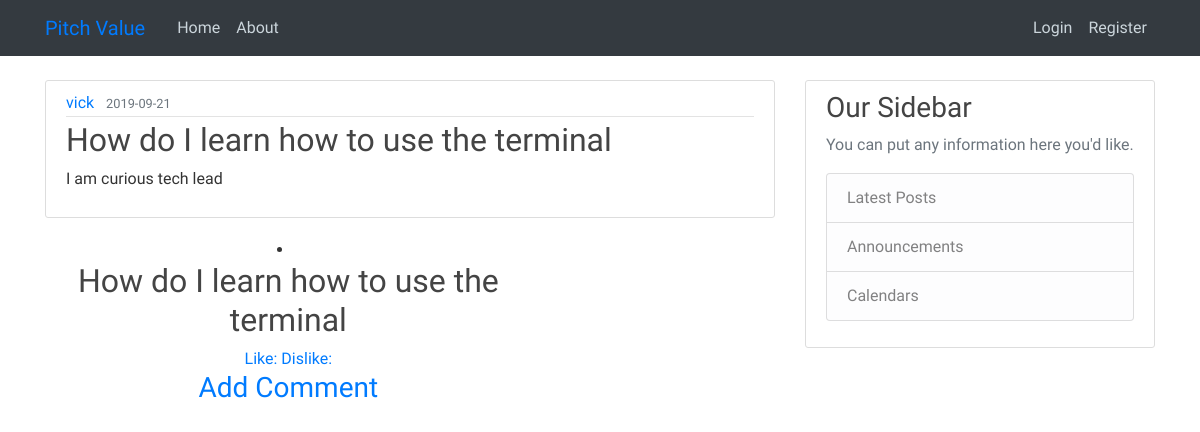
Screenshot of /post/2 with the database file from the repository.
### pitch/models.py (models this page shows, shortened)
class User(db.Model, UserMixin):
    id = db.Column(db.Integer,primary_key=True)
    username = db.Column(db.String(20),unique=True,nullable=False)
    email = db.Column(db.String(20),unique=True,nullable=False)
    password = db.Column(db.String(60), nullable=False)
    posts = db.relationship('Post', backref='author', lazy=True)
    comment = db.relationship('Comment',backref = 'author',lazy=True)

class Post(db.Model):
    id = db.Column(db.Integer,primary_key=True)
    title = db.Column(db.String(100), nullable=False)
    date_posted = db.Column (db.DateTime, nullable=False, default=datetime.utcnow)
    content = db.Column(db.Text, nullable=False)
    user_id = db.Column(db.Integer, db.ForeignKey('user.id'), nullable = False)

### pitch/routes.py (the view)
@app.route("/post/<int:post_id>")
def post(post_id):
    post = Post.query.get_or_404(post_id)
    return render_template('post.html', title=post.title, post=post)

### pitch/templates/post.html (shortened to what this page needs)
{% extends "base.html" %}
{% block content %}
  <article class="media content-section">
    <div class="media-body">
      <div class="article-metadata">
        <a class="mr-2" href="#">{{ post.author.username }}</a>
        <small class="text-muted">{{ post.date_posted.strftime('%Y-%m-%d') }}</small>
      </div>
      <h2 class="article-title">{{ post.title }}</h2>
      <p class="article-content">{{ post.content }}</p>
    </div>
  </article>
  <div class=" col-xs-12 col-sm-12 col-md-8 col-lg-8 well post-well">
    <li class="text-center">
        <h2>{{post.title}}</h2>
        <a href ="/post_review/{{post.id}}?like=1">Like: {{post.like}}</a>
        <a href ="/post_review/{{post.id}}?dislike=1">Dislike: {{post.dislike}}</a>
        <h3 class="comment-create">
            <a href="{{url_for('new_comment')}}">Add Comment</a>
        </h3>
    </li>
</div>
{% endblock content %}

### pitch/static/styles.css (style rules this page uses)
body { background-image: url('https://cdn.pixabay.com/photo/2013/07/12/17/22/agenda-152092__340.png'); font-family: 'Signika', sans-serif; color: #333333; margin-top: 5rem; }
h1, h2, h3, h4, h5, h6 { color: #444444; }
.content-section { background: #ffffff; padding: 10px 20px; border: 1px solid #dddddd; border-radius: 3px; margin-bottom: 20px; }
.article-title { color: #444444; }
.article-content { white-space: pre-line; }
.article-metadata { padding-bottom: 1px; margin-bottom: 4px; border-bottom: 1px solid #e3e3e3 }

### rows the page displays
User: author.username "vick"
Post: date_posted "2019-09-21", title "How do I learn how to use the terminal", content "I am curious tech lead"
